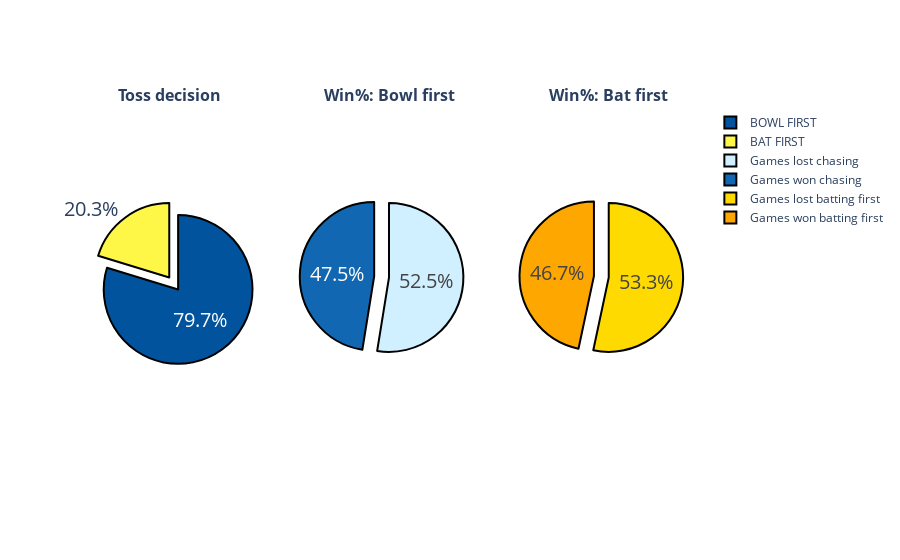

Notebook code cell kept with this figure:
### Code cell
toss_decision_labels = list(df_season_summary_2022.decision.value_counts().index)
toss_decision_values = df_season_summary_2022.decision.value_counts()

teams_chasing_labels = ["Games won chasing","Games lost chasing"]
teams_winning_chasing_values = [np.shape(teams_winning_chasing)[0],np.shape(teams_losing_chasing)[0]]

teams_batting_labels = ['Games won batting first','Games lost batting first']
teams_winning_batting_values = [np.shape(teams_winning_batting)[0],np.shape(teams_losing_batting)[0]]

toss_chart_colors = ["#00539CFF","#FFF748"]
fielding_first_chart_colors = ["#1167B1","#D0EFFF"]
batting_first_chart_colors = ["#FFA701","#FFDA00"]

toss_decision_outcome = make_subplots(rows=1,cols=3,specs=[[{"type":"pie"},{"type":"pie"},{"type":"pie"}]],subplot_titles=['<b>Toss decision</b>',
                                                                                                         '<b>Win%: Bowl first</b>',
                                                                                                         '<b>Win%: Bat first</b>'])

toss_decision_outcome.add_trace(go.Pie(labels=toss_decision_labels,values=toss_decision_values,pull=[0.2,0],
                     marker=dict(colors=toss_chart_colors)),row=1,col=1)

toss_decision_outcome.add_trace(go.Pie(labels=teams_chasing_labels,values=teams_winning_chasing_values,pull=[0.2,0],
                     marker=dict(colors=fielding_first_chart_colors)),row=1,col=2)

toss_decision_outcome.add_trace(go.Pie(labels=teams_batting_labels,values=teams_winning_batting_values,pull=[0.2,0],
                     marker=dict(colors=batting_first_chart_colors)),row=1,col=3)

toss_decision_outcome.update_traces(hoverinfo='label+value',textfont_size=20,marker=dict(line=dict(color='#000000', width=2)))
toss_decision_outcome.show()
py.plot(toss_decision_outcome,filename='Toss decision and outcome',auto_open=True)

### Figure 1 — Plotly figure (JSON) as saved in the notebook; plotly's stock layout.template omitted (floating-point values rounded to 4 significant figures)
{"data": [{"labels": ["BOWL FIRST", "BAT FIRST"], "marker": {"colors": ["#00539CFF", "#FFF748"], "line": {"color": "#000000", "width": 2}}, "pull": [0.2, 0], "values": [59, 15], "type": "pie", "domain": {"x": [0, 0.2889], "y": [0, 1]}, "textfont": {"size": 20}, "hoverinfo": "label+value"}, {"labels": ["Games won chasing", "Games lost chasing"], "marker": {"colors": ["#1167B1", "#D0EFFF"], "line": {"color": "#000000", "width": 2}}, "pull": [0.2, 0], "values": [28, 31], "type": "pie", "domain": {"x": [0.3556, 0.6444], "y": [0, 1]}, "textfont": {"size": 20}, "hoverinfo": "label+value"}, {"labels": ["Games won batting first", "Games lost batting first"], "marker": {"colors": ["#FFA701", "#FFDA00"], "line": {"color": "#000000", "width": 2}}, "pull": [0.2, 0], "values": [7, 8], "type": "pie", "domain": {"x": [0.7111, 1], "y": [0, 1]}, "textfont": {"size": 20}, "hoverinfo": "label+value"}], "layout": {"annotations": [{"font": {"size": 16}, "showarrow": false, "text": "<b>Toss decision</b>", "x": 0.1444, "xanchor": "center", "xref": "paper", "y": 1, "yanchor": "bottom", "yref": "paper"}, {"font": {"size": 16}, "showarrow": false, "text": "<b>Win%: Bowl first</b>", "x": 0.5, "xanchor": "center", "xref": "paper", "y": 1, "yanchor": "bottom", "yref": "paper"}, {"font": {"size": 16}, "showarrow": false, "text": "<b>Win%: Bat first</b>", "x": 0.8556, "xanchor": "center", "xref": "paper", "y": 1, "yanchor": "bottom", "yref": "paper"}], "autosize": true}}
